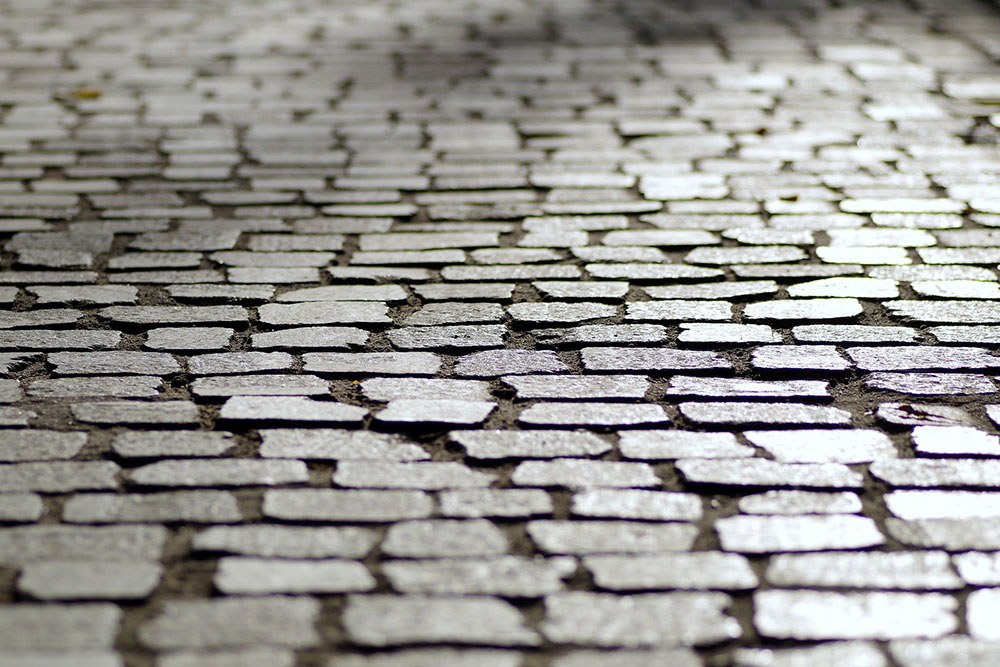
#> input picture day7/pic/img1.jpg, 1000 x 667 px, found by its file name; its folder holds only this picture in this run
$ python ex.py
#> lines starting #> are read from the running program, lines starting #| are printed output that depends on the picture
from PIL import Image
import numpy as np
import os

path = 'C:\\Sources\\StudyPython\\day7\\pic'
dir_list = os.listdir(path)
sz = (100, 200)
arr = np.array([])
y = np.array([0, 1])

for img in dir_list :

    img = Image.open(path+ '\\' + img).resize(sz)
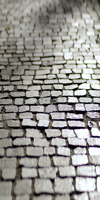
#> img: PIL image 100x200 RGB; mean R, G, B 150.5, 148.9, 144.8
#> (the run stopped early here; a loop or call above may not have finished)

$ run again, on day7/pic/img2.jpg
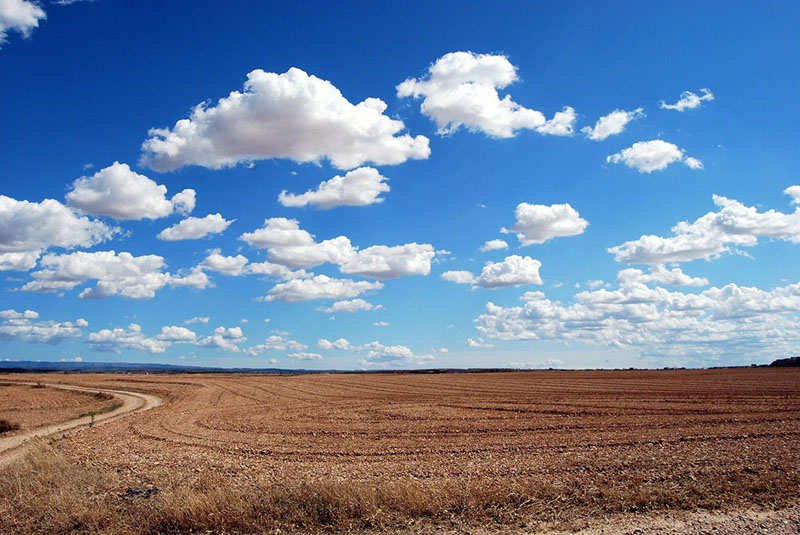
#> input picture day7/pic/img2.jpg, 800 x 535 px, found by its file name
#> `img = Image.open(path+ '\\' + img).resize(sz)`:
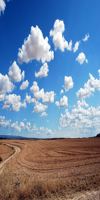
#> img: PIL image 100x200 RGB; mean R, G, B 111.7, 131.5, 159.1
